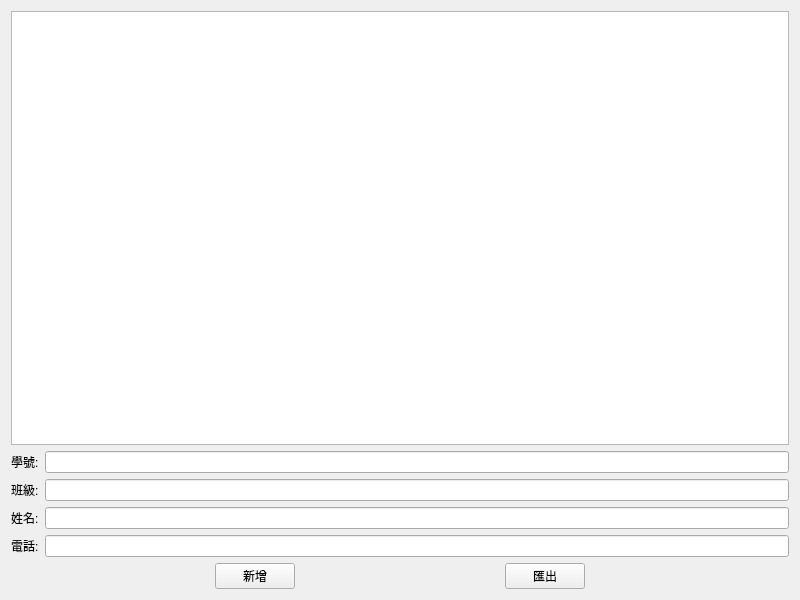
<?xml version="1.0" encoding="UTF-8"?>
<ui version="4.0">
 <class>MyWidget</class>
 <widget class="QWidget" name="MyWidget">
  <property name="geometry">
   <rect>
    <x>0</x>
    <y>0</y>
    <width>800</width>
    <height>600</height>
   </rect>
  </property>
  <property name="windowTitle">
   <string>MyWidget</string>
  </property>
  <layout class="QVBoxLayout" name="verticalLayout">
   <item>
    <widget class="QTableWidget" name="tableWidget"/>
   </item>
   <item>
    <layout class="QFormLayout" name="formLayout">
     <item row="0" column="0">
      <widget class="QLabel" name="label">
       <property name="text">
        <string>學號:</string>
       </property>
      </widget>
     </item>
     <item row="0" column="1">
      <widget class="QLineEdit" name="lineEdit"/>
     </item>
     <item row="1" column="0">
      <widget class="QLabel" name="label_2">
       <property name="text">
        <string>班級:</string>
       </property>
      </widget>
     </item>
     <item row="1" column="1">
      <widget class="QLineEdit" name="lineEdit_2"/>
     </item>
     <item row="2" column="0">
      <widget class="QLabel" name="label_3">
       <property name="text">
        <string>姓名:</string>
       </property>
      </widget>
     </item>
     <item row="2" column="1">
      <widget class="QLineEdit" name="lineEdit_3"/>
     </item>
     <item row="3" column="0">
      <widget class="QLabel" name="label_4">
       <property name="text">
        <string>電話:</string>
       </property>
      </widget>
     </item>
     <item row="3" column="1">
      <widget class="QLineEdit" name="lineEdit_4"/>
     </item>
    </layout>
   </item>
   <item>
    <layout class="QHBoxLayout" name="horizontalLayout">
     <item>
      <spacer name="horizontalSpacer_2">
       <property name="orientation">
        <enum>Qt::Orientation::Horizontal</enum>
       </property>
       <property name="sizeHint" stdset="0">
        <size>
         <width>40</width>
         <height>20</height>
        </size>
       </property>
      </spacer>
     </item>
     <item>
      <widget class="QPushButton" name="pushButton">
       <property name="text">
        <string>新增</string>
       </property>
      </widget>
     </item>
     <item>
      <spacer name="horizontalSpacer">
       <property name="orientation">
        <enum>Qt::Orientation::Horizontal</enum>
       </property>
       <property name="sizeHint" stdset="0">
        <size>
         <width>40</width>
         <height>20</height>
        </size>
       </property>
      </spacer>
     </item>
     <item>
      <widget class="QPushButton" name="pushButton_2">
       <property name="text">
        <string>匯出</string>
       </property>
      </widget>
     </item>
     <item>
      <spacer name="horizontalSpacer_3">
       <property name="orientation">
        <enum>Qt::Orientation::Horizontal</enum>
       </property>
       <property name="sizeHint" stdset="0">
        <size>
         <width>40</width>
         <height>20</height>
        </size>
       </property>
      </spacer>
     </item>
    </layout>
   </item>
  </layout>
 </widget>
 <resources/>
 <connections/>
</ui>
